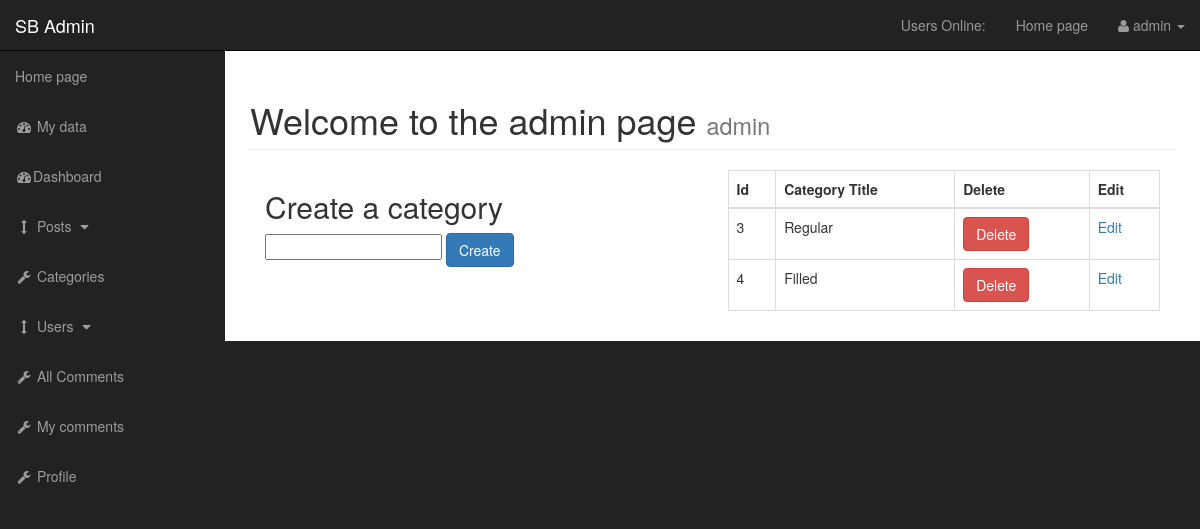
Before: /admin/categories.php (signed in) with the older database file.
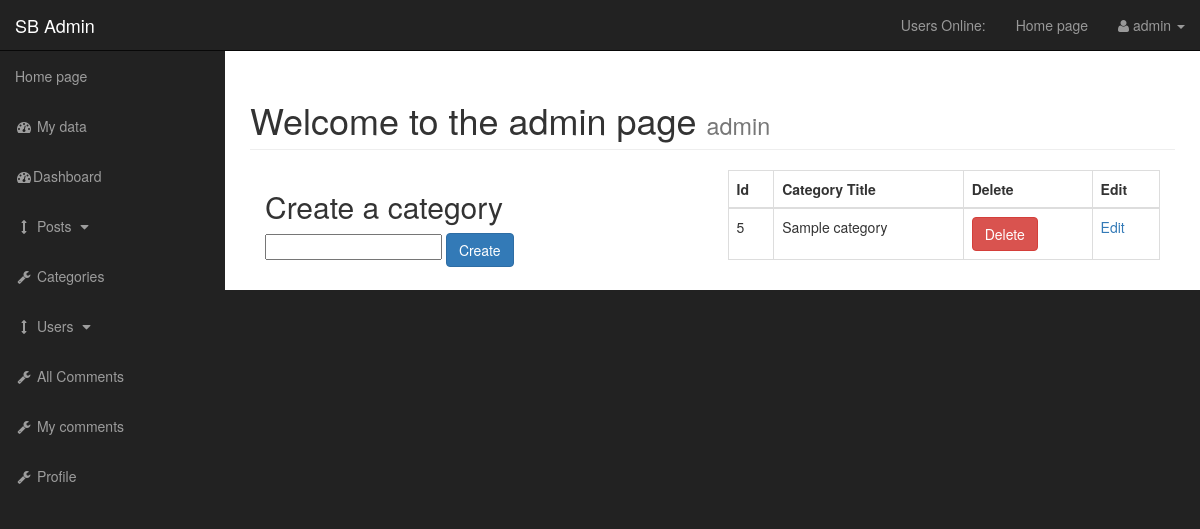
After: the same page with the newer database file.
### tables this page shows
CREATE TABLE IF NOT EXISTS `tbl_category` (
  `id` int(11) NOT NULL AUTO_INCREMENT,
  `title` varchar(255) NOT NULL,
  PRIMARY KEY (`id`)
);

### admin/functions.php (called while the page is built, shortened)
<?php
  function query($query){
    global $conn;
    $result = mysqli_query($conn, $query);
    return $result;
 }
  function fetchRecords($result){
    return mysqli_fetch_array($result);
 }
 function isAdmin(){
    if(isLoggedIn()){
        $u_id = $_SESSION['id'];
        $result = query("SELECT u_role FROM tbl_users WHERE id = '$u_id'");
        $row = fetchRecords($result);
        if($row['u_role'] == 'admin'){
            return true;
        } else{
            return false;
        }
    }
    return false;
 }
 function getUserName(){
    return isset($_SESSION['username']) ? $_SESSION['username'] : null;
 }
 function isLoggedIn(){
    if(isset($_SESSION['u_role'])){
        return true;
    }
    return false;
 }
 ?>

### admin/categories.php (the view, shortened to what this page needs)
<?php include "includes/header.php" ?>
<?php include "functions.php" ?>
    <div id="wrapper">
<?php include "includes/nav.php" ?>
<div id="page-wrapper">
    <div class="container-fluid">
    <div class="row">
        <div class="col-lg-12">
            <h1 class="page-header">
                    Welcome to the admin page
                <small><?php echo getUserName(); ?></small>
            </h1>
        </div>
    </div>
    <div class="col-xs-6">
    <form action="categories.php" method="post">
        <h2>Create a category</h2>
        <input type="text" name="cat_title">
        <button class="btn btn-primary" name="submit">Create</button>
    </form>
    </div>
<div class="col-xs-6">
    <table class="table table-bordered table-hover">
        <thead>
            <tr>
                <th>Id</th>
                <th>Category Title</th>
                <th>Delete</th>
                <th>Edit</th>
            </tr>
        </thead>
        <tbody>
            <?php
    $result_c_select = query("SELECT * FROM tbl_category");
    while($row = $result_c_select->fetch_assoc()) {
    $cat_id = $row['id'];
    $cat_title = $row['title'];
    echo "<tr>
    <td>$cat_id</td>
    <td>$cat_title</td>"; ?>
    <form action="" method="post">
        <?php echo "<td><button class='btn btn-danger' name='delete'>Delete</button></td>"; ?>
    </form>
    <?php echo "<td><a href='categories.php?edit=$cat_id'>Edit</a></td>
    </tr>";
    } ?>
                </tbody>
            </table>
        </div>
            </div>
        </div>
    </div>
<?php include "includes/footer.php" ?>

### admin/includes/header.php (shortened to what this page needs)
<!DOCTYPE html>
<html lang="en">
<head>
    <link href="css/bootstrap.min.css" rel="stylesheet">
    <link href="css/sb-admin.css" rel="stylesheet">
    <link href="font-awesome/css/font-awesome.min.css" rel="stylesheet" type="text/css">
    <link href="css/styles.css" rel="stylesheet">
    <link href="css/cmsstyles.css" rel="stylesheet">
</head>
<body>

### admin/includes/nav.php (shortened to what this page needs)
<nav class="navbar navbar-inverse navbar-fixed-top" role="navigation">
    <div class="navbar-header">
        <a class="navbar-brand" href="index.php">SB Admin</a>
    </div>
    <ul class="nav navbar-right top-nav">
        <?php if (IsAdmin()){ ?>
        <li><a href="">Users Online: <span class="usersonline"></span></a></li>
        <?php } ?>
        <li><a href="../index.php">Home page</a></li>
        <li class="dropdown">
            <a href="#" class="dropdown-toggle" data-toggle="dropdown"><i class="fa fa-user"></i> <?php echo $_SESSION['username']; ?> <b class="caret"></b></a>
        </li>
    </ul>
    <div class="collapse navbar-collapse navbar-ex1-collapse">
        <ul class="nav navbar-nav side-nav">
                <li>
                    <a href="../index.php">Home page</a>
                </li>
            <li>
                <a href="dashboard.php"><i class="fa fa-fw fa-dashboard"></i> My data</a>
            </li>
            <?php if(isAdmin()): ?>
            <li>
                <a href="index.php"><i class="fa fa-fw fa-dashboard"></i>Dashboard</a>
            </li>
            <?php endif; ?>
            <li>
                <a href="javascript:;" data-toggle="collapse" data-target="#demo_posts"><i class="fa fa-fw fa-arrows-v"></i> Posts <i class="fa fa-fw fa-caret-down"></i></a>
            </li>
            <?php if(isAdmin()){ ?>
            <li>
                <a href="../admin/categories.php"><i class="fa fa-fw fa-wrench"></i> Categories</a>
            </li>
            <li>
                <a href="javascript:;" data-toggle="collapse" data-target="#demo"><i class="fa fa-fw fa-arrows-v"></i> Users <i class="fa fa-fw fa-caret-down"></i></a>
            </li>
            <li class="">
                <a href="../admin/comments.php"><i class="fa fa-fw fa-wrench"></i> All Comments </a>
            </li>
            <?php } ?>
            <li class="">
                <a href="../admin/comments.php?source=view_user_comments"><i class="fa fa-fw fa-wrench"></i> My comments </a>
            </li>
            <li class="">
                <a href="../admin/profile.php"><i class="fa fa-fw fa-wrench"></i> Profile </a>
            </li>
        </ul>
    </div>
</nav>

### admin/includes/footer.php (shortened to what this page needs)
</body>
</html>

### admin/css/sb-admin.css (style rules this page uses)
body { margin-top: 100px; background-color: #222; }
@media (min-width:768px) { body { margin-top: 50px; } }
#wrapper { padding-left: 0; }
#page-wrapper { width: 100%; padding: 0; background-color: #fff; }
@media (min-width:768px) { #wrapper { padding-left: 225px; } }
@media (min-width:768px) { #page-wrapper { padding: 10px; } }
.top-nav { padding: 0 15px; }
.top-nav>li { display: inline-block; float: left; }
.top-nav>li>a { padding-top: 15px; padding-bottom: 15px; line-height: 20px; color: #999; }
@media (min-width:768px) { .side-nav { position: fixed; top: 51px; left: 225px; width: 225px; margin-left: -225px; border: none; border-radius: 0; overflow-y: auto; background-color: #222; } }
@media (min-width:768px) { .side-nav>li>a { width: 225px; } }

Changed rows visible on the page:
removed tbl_category: id "3", title "Regular"
removed tbl_category: id "4", title "Filled"
added tbl_category: id "5", title "Sample category"
